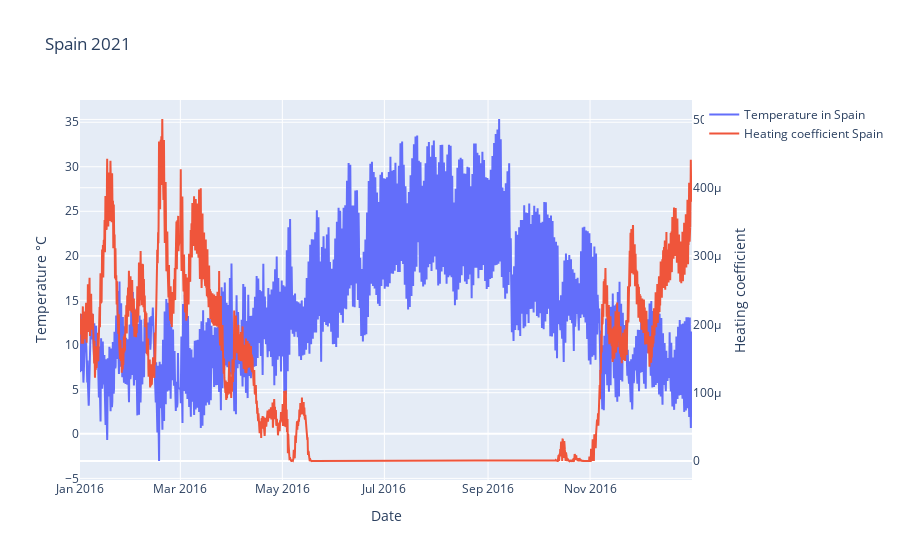

Notebook code cell kept with this figure:
### Code cell
fig = go.Figure()
fig.add_trace(go.Scatter(x=heat_coeff_country.index, y=tab , mode='lines', name=f'Temperature in {country_name}'))
fig.add_trace(go.Scatter(x=heat_coeff_country.index, y=heat_coeff_country, mode='lines', name=f'Heating coefficient {country_name}', yaxis='y2'))

# Update layout for secondary y-axis
fig.update_layout(yaxis2=dict(title='Heating coefficient', overlaying='y', side='right'))
fig.update_layout(title=f'{country_name} {start_year}',
                  xaxis_title='Date',
                  yaxis_title='Temperature °C')

fig.show()

### Figure 1 — Plotly figure (JSON) as saved in the notebook; plotly's stock layout.template omitted (floating-point values rounded to 4 significant figures; data arrays with more than 128 entries replaced by an {"elided": "..."} marker saying what was removed)
{"data": [{"mode": "lines", "name": "Temperature in Spain", "type": "scatter", "x": {"elided": "8760 str values"}, "y": {"elided": "8760 float values"}}, {"mode": "lines", "name": "Heating coefficient Spain", "type": "scatter", "x": {"elided": "8760 str values"}, "y": {"elided": "8760 float values"}, "yaxis": "y2"}], "layout": {"title": {"text": "Spain 2021"}, "xaxis": {"title": {"text": "Date"}}, "yaxis": {"title": {"text": "Temperature °C"}}, "yaxis2": {"overlaying": "y", "side": "right", "title": {"text": "Heating coefficient"}}}}
